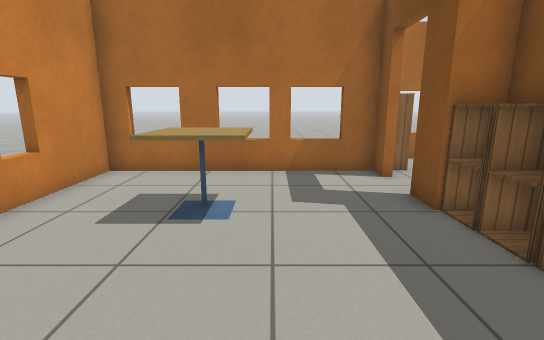
view 1 (above)

14 first-person views from a walk through a world built for the Gazebo simulator. The camera is 1 m above the floor, tilts 12° down and sees 85° across. The floor is counted in squares, 0.5 m on a side. Each view is taken from the middle of a square. On the plan, view 1 faces up. The plan holds only what a view shows up to about 17 squares ahead; the rest is blank. Simple patterns stand in for the simulator's built-in surfaces.

view 2
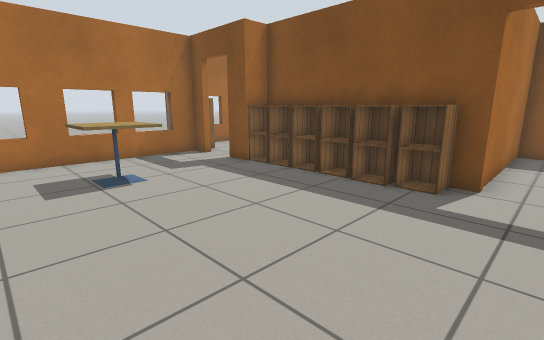

view 3
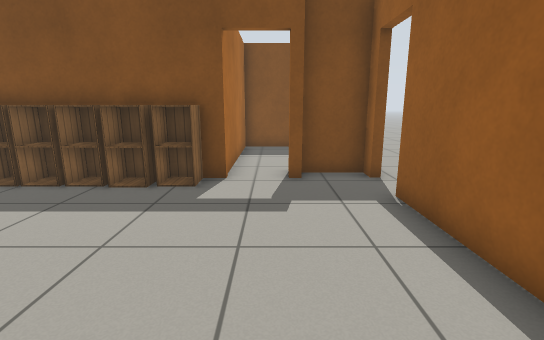

view 4
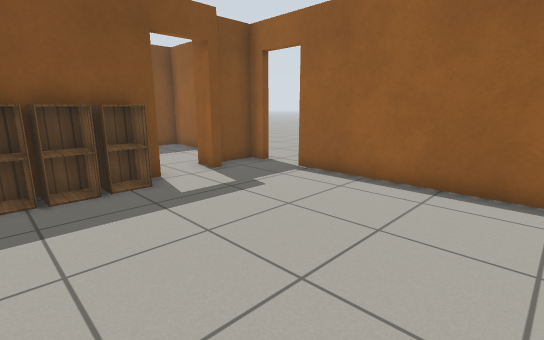

view 5
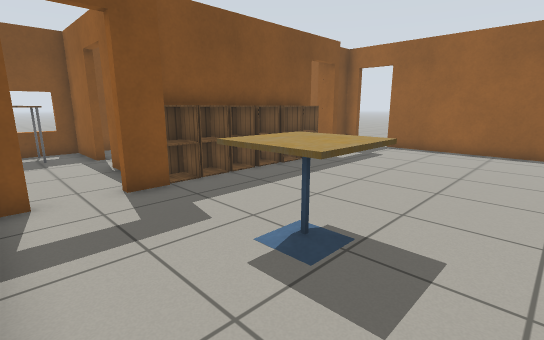

view 6
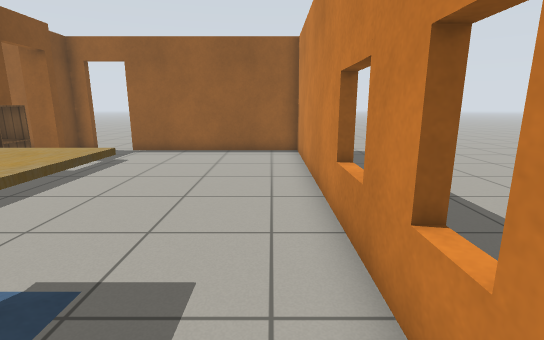

view 7
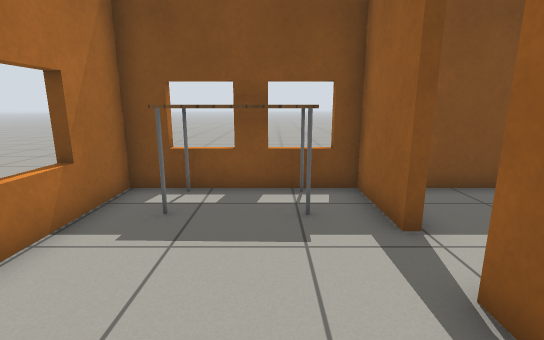

view 8
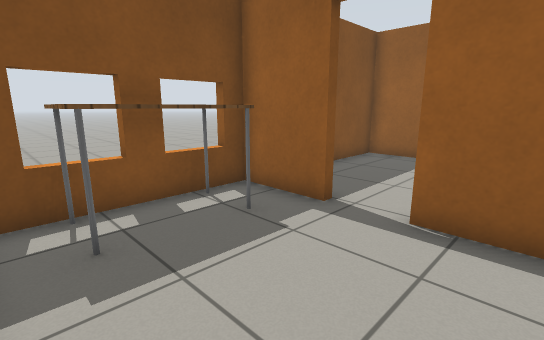

view 9
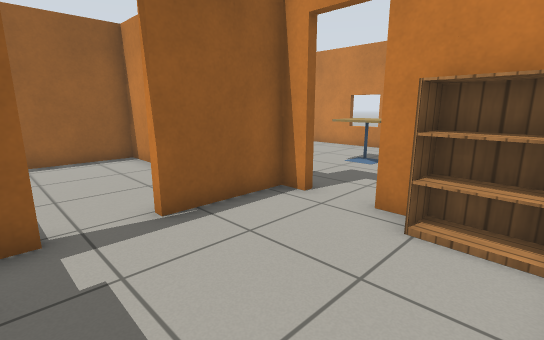

view 10
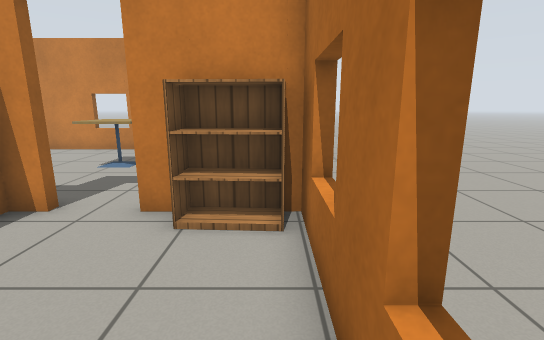

view 11
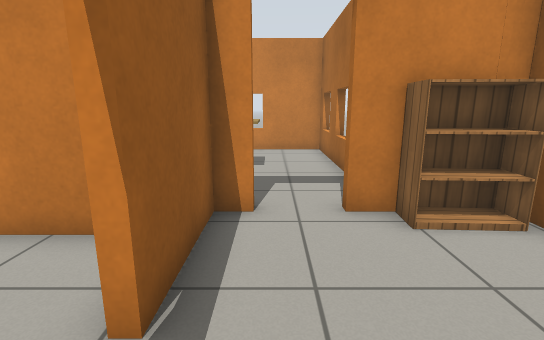

view 12
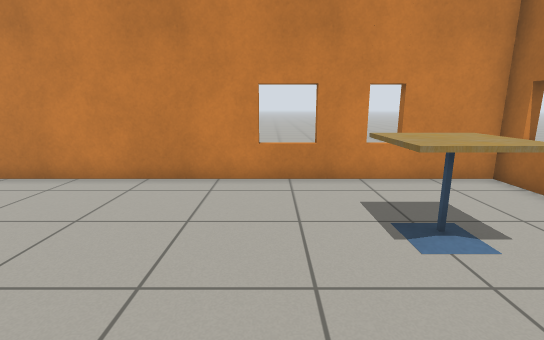

view 13
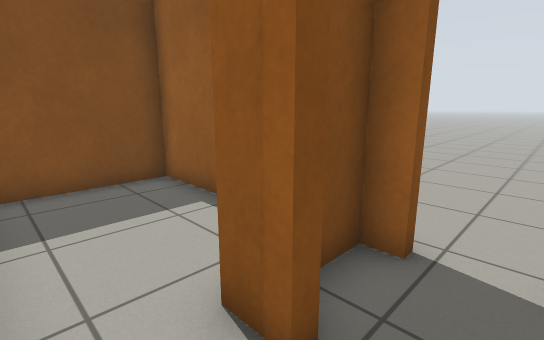

view 14
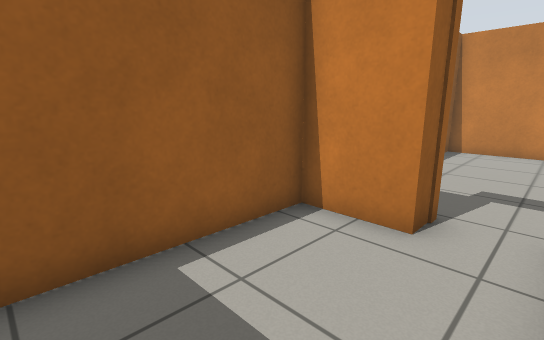

### Floor plan
Points are (right, up) in squares from view 1. A wall is a line through its corners. A room is listed if a view was taken in it or the views show most of it. See-through windows are left out.
Room 1 (views 1, 2, 3, 4, 5, 6, 12, 13)
walls: (4.6, -1.3) (11.2, -1.3) (11.2, 4.9); (4.4, 5.6) (3.2, 5.6) (3.2, 6.6); (4.3, -3.9) (4.3, -3.5); (3.2, 8.4) (3.2, 9.3) (-5.2, 9.3) (-5.2, -5.8) (2.6, -5.8); (4.3, -5.8) (5, -5.8) (5, -3.9)
ways out: open door at (3, 7.5) to room 2; open door at (7.5, 6) to room 2; open door at (4.5, -2.5) to room 3; open door at (3.5, -6)
objects: cafe table (-2, 5) to (-1, 6); cabinet (4, -1) to (4, 0); cabinet (4, 1); cabinet (4, 2); cabinet (4, 3); cabinet (4, 4); cabinet (4, 5)
Room 2 (views 7, 8, 9, 10, 11)
walls: (8.5, 5.9) (11.2, 5.9) (11.2, 11.6) (3.5, 11.6) (3.5, 8.4); (3.5, 5.9) (6.9, 5.9)
ways out: open door at (3, 7.5) to room 1; open door at (7.5, 6) to room 1
objects: bookshelf (4, 10) to (4, 11); table (10, 7) to (10, 10)
Room 3 (view 14)
walls: (5.3, -3.5) (5.3, -5.8) (11.2, -5.8) (11.2, -1.7) (4.2, -1.7)
ways out: open door at (4.5, -2.5) to room 1

Where each view was taken, in squares from view 1:
view 1: 0 up, 0 right, facing up
view 2: 3 down, 4 left, facing up-right
view 3: 3 down, 4 left, facing right
view 4: 2 up, 4 left, facing down-right
view 5: 9 up, 4 left, facing down-right
view 6: 8 up, 4 left, facing down
view 7: 8 up, 4 right, facing right
view 8: 11 up, 5 right, facing down-right
view 9: 11 up, 9 right, facing down-left
view 10: 11 up, 9 right, facing left
view 11: 7 up, 9 right, facing left
view 12: 3 up, 3 right, facing left
view 13: 2 down, 3 right, facing down-right
view 14: 2 down, 10 right, facing down-left
